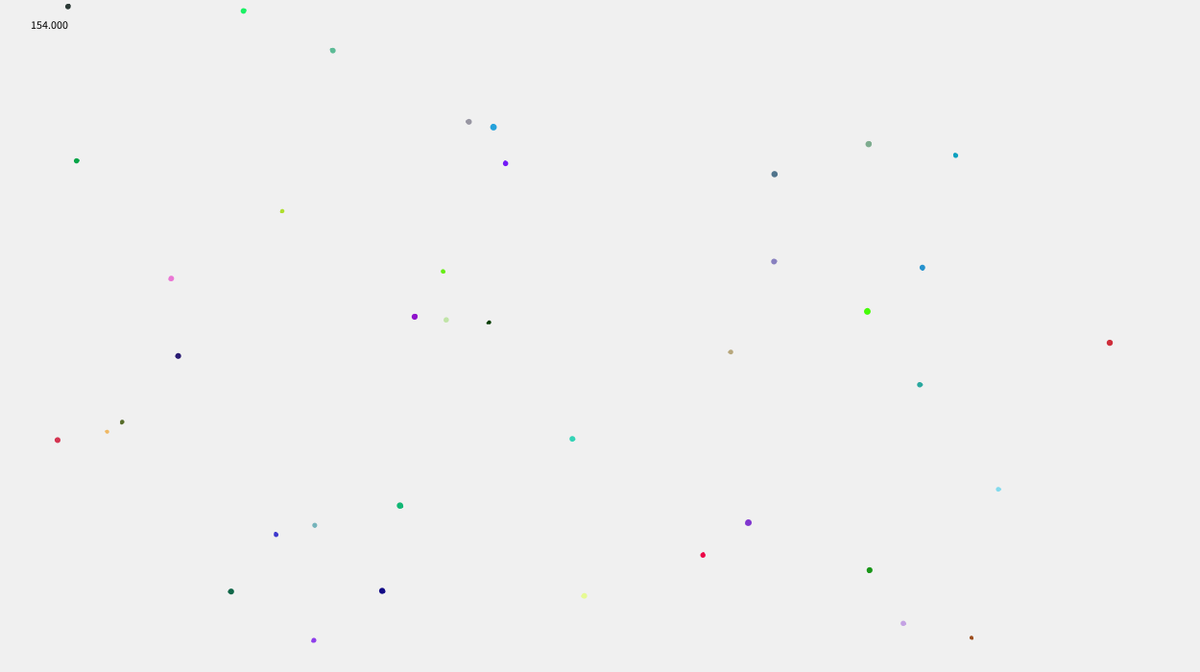
Frame 1 (no input)
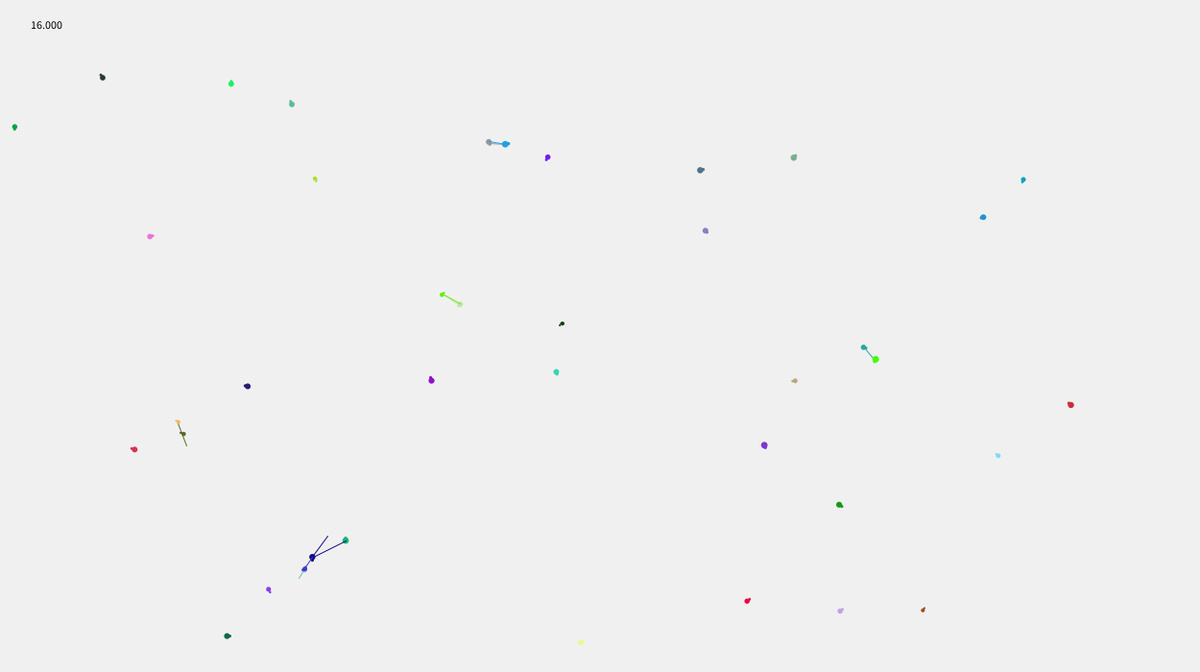
Frame 60 (the mouse pressed at the canvas centre just before this capture)
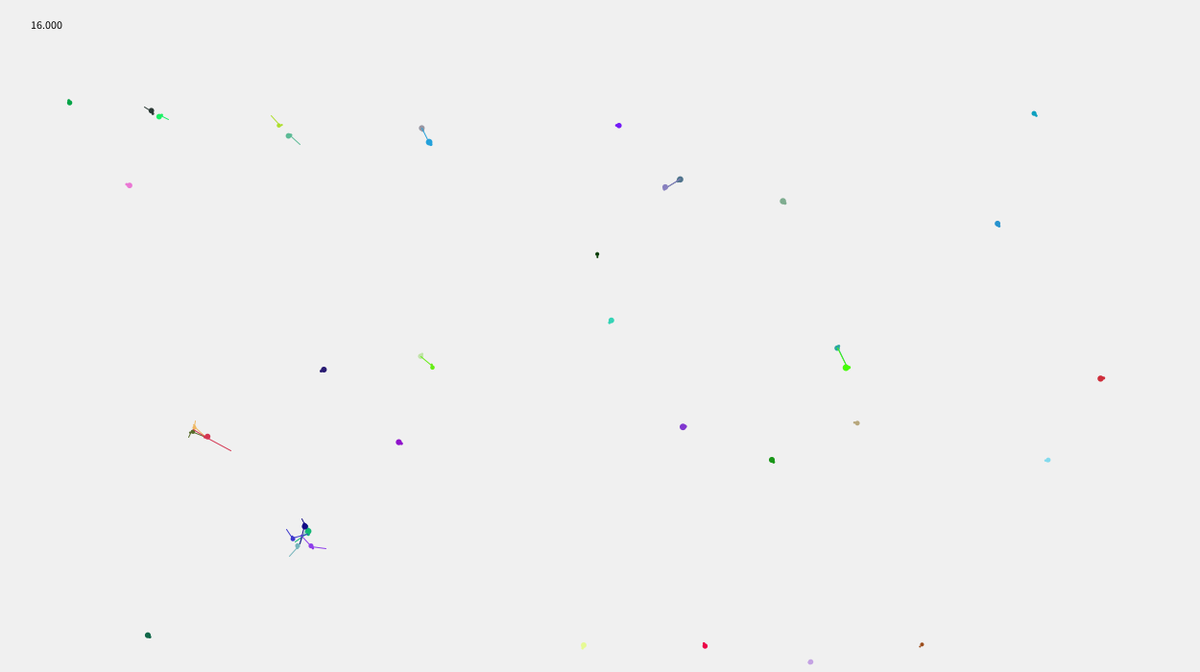
Frame 120 (the mouse held since frame 60 and released just before this capture)

The Processing sketch that drew these frames (run headless with seeded random() and noise(); from frame 60 on, the mouse is pressed at the canvas centre):

// Processing sketch: agent_playground
// ── agent_playground.pde
import java.util.*;


boolean debugWander=false;
boolean debugAvoidAgents=true;
boolean debugCohesion=true;
boolean debugResult=false;
  
float x;
int numAgents = 40;
Agent[] agents = new Agent[numAgents];
int dimX = 1250;
int dimY = 700;
int gridPartitionX = 40;
int gridPartitionY = 40;
float gridCellDimX = dimX / (gridPartitionX-1);
float gridCellDimY = dimY / (gridPartitionY-1);
GridCell[][] grid = new GridCell[gridPartitionX][gridPartitionY];
boolean saveImage = false;
boolean drawTrails = true;
float timing=0;
float prevTiming;


void settings() {
  size(dimX, dimY);
  pixelDensity(displayDensity());
}

void setup() {
  x = 0;
  
  for (int i=0 ; i<gridPartitionX ; i++) {
    for (int j=0 ; j<gridPartitionY ; j++) {
      grid[i][j] = new GridCell(i * gridCellDimX, j * gridCellDimY, i, j);
    }
  }
  
  for (int i=0 ; i<gridPartitionX ; i++) {
    for (int j=0 ; j<gridPartitionY ; j++) {
      grid[i][j].setNeighbours();
    }
  }
  
  
  for (int i = 0 ; i < agents.length ; i++) {
    agents[i] = new Agent(random(dimX), random(dimY));
  }
}

void draw() {
  x+=0.1f;
  //background(sin(x-x/0.9)*255);
  background(240);
 
  for (int i = 0 ; i < agents.length ; i++) {
    agents[i].update();
    agents[i].draw();
  }
  
  if (saveImage) {
    save("pattern" + random(1000000) + ".png");
    saveImage=false;
  }
  
  prevTiming = timing;
  timing=millis();
  fill(0,0,0);
  text(timing-prevTiming, 30,30);
}

void mouseClicked() {
  saveImage=true;
} 

class Agent {
  PVector position;
  PVector[] posTrail;
  int posTrailLength = 3;
  PVector velocity;
  PVector acceleration;
  float speed = 1.5;
  float agentSize;
  GridCell locationCell;
  float maxForce = 4;
  PVector wanderTarget;
  GridCell newLocationCell;
  int updateInc;
  color agentColor;
  float personalSpaceRadius;
  PVector direction;
  
  Agent(float x, float y) {
    position = new PVector(x, y);
    velocity = new PVector(random(-1f,1f), random(-1f,1f));
    velocity.setMag(speed);
    acceleration = new PVector(0, 0);
    agentSize = random(4f,7f);
    agentColor = color(random(255), random(255), random(255));
    locationCell = getCellFromPosition(position);
    posTrail = new PVector[posTrailLength];
    for (int i=0 ; i<posTrail.length ; i++)
      posTrail[i] = new PVector(position.x, position.y);
    updateInc = 0;
    personalSpaceRadius = agentSize+10f;
    wanderTarget = new PVector(random(0,dimX), random(0,dimY));
  }
  
  void draw() {
    noStroke();
    // fill(tan(x)*255,sin(x)*255,cos(x)*255,100);
    // ellipse(position.x, position.y, agentSize+6f, agentSize+6f);
    // fill(tan(x)*255,cos(x)*255,sin(x)*255,100);
    fill(agentColor);
    ellipse(position.x, position.y, agentSize, agentSize);
    if (drawTrails) {
      for (PVector pos : posTrail) {
        ellipse(pos.x+random(-0.5f,0.5f), pos.y+random(-0.5f,0.5f), agentSize/2f, agentSize/2f);
      }
    }
  }
   
   void applyForce(PVector force) {
     acceleration.add(force);
   }
  
  void update() {
    PVector coh = cohesion();
    PVector avb = avoidBoundaries();
    PVector ava = avoidAgents();
    
    // TODO: change z-position
    //agentSize=position.z*2;
    
    // TODO: make different forces have priority over others
    float resultDistribution = 1.0;
    
    PVector result = new PVector(0, 0);
    int targets = 0;
    
    if (avb.mag() > 0) {
      result.add(avb);
      resultDistribution -= 1;
      targets += 1;
    }
    
    if (ava.mag() > 0 && resultDistribution > 0) {
      result.add(ava);
      targets += 1;
      resultDistribution = max(0.0, resultDistribution - 0.5);
    }
    
    if (coh.mag() > 0 && resultDistribution > 0) {
      result.add(coh);
      targets += 1;

    }
    
    if (resultDistribution > 0) {
      PVector wanderTarget = getWanderTarget();
      result.add(wanderTarget);
      targets += 1;
    }
    
    stroke(50);
    if (debugResult) line(position.x, position.y, result.x, result.y);
    
    seek(result.div(targets));
    
    velocity.add(acceleration);
    velocity.limit(speed);
    position.add(velocity);
    acceleration.mult(0);

    if (updateInc > posTrailLength-1)
      updateInc = 0;
    
    posTrail[updateInc].x = position.x;
    posTrail[updateInc].y = position.y;
    updateInc++;
    
    newLocationCell = getCellFromPosition(position); //<>//

    if (locationCell != newLocationCell) {
      locationCell.removeAgent(this); //<>//
      newLocationCell.addAgent(this); //<>//
      locationCell = newLocationCell;
    }
  }
  
  // calculate steering target to avoid boundaries.
  PVector avoidBoundaries() {
    PVector target = new PVector(0, 0);
    int edgeWidth = 10;


    // boundary check
    if (position.x > (dimX - edgeWidth)) 
      target = PVector.add(new PVector(-speed, velocity.y), this.position);
    else if (position.x < edgeWidth) 
      target = PVector.add(new PVector(speed, velocity.y), this.position);
    if (position.y > (dimY - edgeWidth)) 
      target = PVector.add(new PVector(velocity.x, -speed), this.position);
    else if (position.y < edgeWidth) 
      target = PVector.add(new PVector(velocity.x, speed), this.position); 
      
    if (target.mag() > 0) {
      return target;
    }
      
    return new PVector(0,0);
  }
  
  PVector avoidAgents() { //<>//
    PVector target = new PVector(0,0);
    PVector desired = new PVector(0,0);
    for (GridCell cell : this.locationCell.selfAndNeighbours) {
      for(Agent agent : cell.agents) {
        if (PVector.dist(agent.position, this.position) < personalSpaceRadius) {
          desired = desired.add(PVector.sub(this.position, agent.position));
        }
      }
    }
    
    if (desired.mag() == 0) {
      return desired;
    }
    
    target = PVector.add(this.position, desired);
    
    if (target.mag() > 0 && debugAvoidAgents) {
      stroke(agentColor);
      line(position.x, position.y, target.x, target.y);
    }
    return target;
  }
  
  PVector getWanderTarget() {
    float wanderOffset = 40f;
    float wanderRadius = 20f;
    PVector wanderOffsetPos = PVector.add(position, velocity.copy().setMag(wanderOffset));
    
    if (random(1, 10) > 7) {
      float angle = random(-1f, 1f)*PI*2f;
      wanderTarget = PVector.add(
        wanderOffsetPos,
        new PVector(cos(angle)*wanderRadius, sin(angle)*wanderRadius)
      );
    }
    
    if (debugWander) {
      ellipse(wanderOffsetPos.x, wanderOffsetPos.y, wanderRadius*2f, wanderRadius*2f);
      fill(255,0,0);
      ellipse(wanderTarget.x, wanderTarget.y, 5f, 5f);
      fill(0,0,255);
    }
    
    return wanderTarget;
  }
  

  
   PVector cohesion() {
    float neighborDist = 40;
    PVector target = new PVector(0, 0);   // Start with empty vector to accumulate all positions
    int count = 0;
    float personalSpaceRadiusUncertanity = random(-2f,2f);
    
    for (GridCell cell : locationCell.selfAndNeighbours) {
      for (Agent other : cell.agents) {
        float d = PVector.dist(position, other.position);
        if ((d > personalSpaceRadius + personalSpaceRadiusUncertanity) && (d < neighborDist)) {
          target.add(other.position);
          count++;
        }
      }
    }
    if (count > 0) {
      target.div(count);
      stroke(agentColor);
      if (debugCohesion) line(position.x, position.y, target.x, target.y);
      return target;
    } 
    return new PVector(0,0);
  }
  
  void seek(PVector target) {
    PVector desired = PVector.sub(target, position);
    desired.normalize();
    desired.mult(speed);
    PVector steer = PVector.sub(desired, velocity);
    applyForce(steer.limit(maxForce));
  }
}

class GridCell {
  ArrayList<Agent> agents;
  ArrayList<GridCell> selfAndNeighbours = new ArrayList();
  float startX;
  float startY;
  int gridI;
  int gridJ;
  
  GridCell(float inStartX, float inStartY, int i, int j) {
    agents = new ArrayList<Agent>();
    startX = inStartX;
    startY = inStartY;
    gridI = i;
    gridJ = j;
  }
  
  void setNeighbours() {
    for (int dx=-1 ; dx<2 ; dx++) {
      for (int dy=-1 ; dy<2 ; dy++) {  
        int x = gridI+dx;
        int y = gridJ+dy;
        if (x > -1 && x < gridPartitionX && y > -1 && y < gridPartitionY) {
          selfAndNeighbours.add(grid[x][y]);
        }
      }
    }
  }
  
  void addAgent(Agent agent) {
    agents.add(agent);
  }
  
  void removeAgent(Agent agent) {
    agents.remove(agent);
  }
}
 
GridCell getCellFromPosition(PVector position) {
  int gridCellXInd = int(position.x/gridCellDimX);
  int gridCellYInd = int(position.y/gridCellDimY);
  
  if (gridCellXInd < 0) gridCellXInd = 0;
  if (gridCellXInd >= gridPartitionX) gridCellXInd = gridPartitionX-1;
  
  if (gridCellYInd < 0) gridCellYInd = 0;
  if (gridCellYInd >= gridPartitionY) gridCellYInd = gridPartitionY-1;
  
  return grid[gridCellXInd][gridCellYInd];
}
